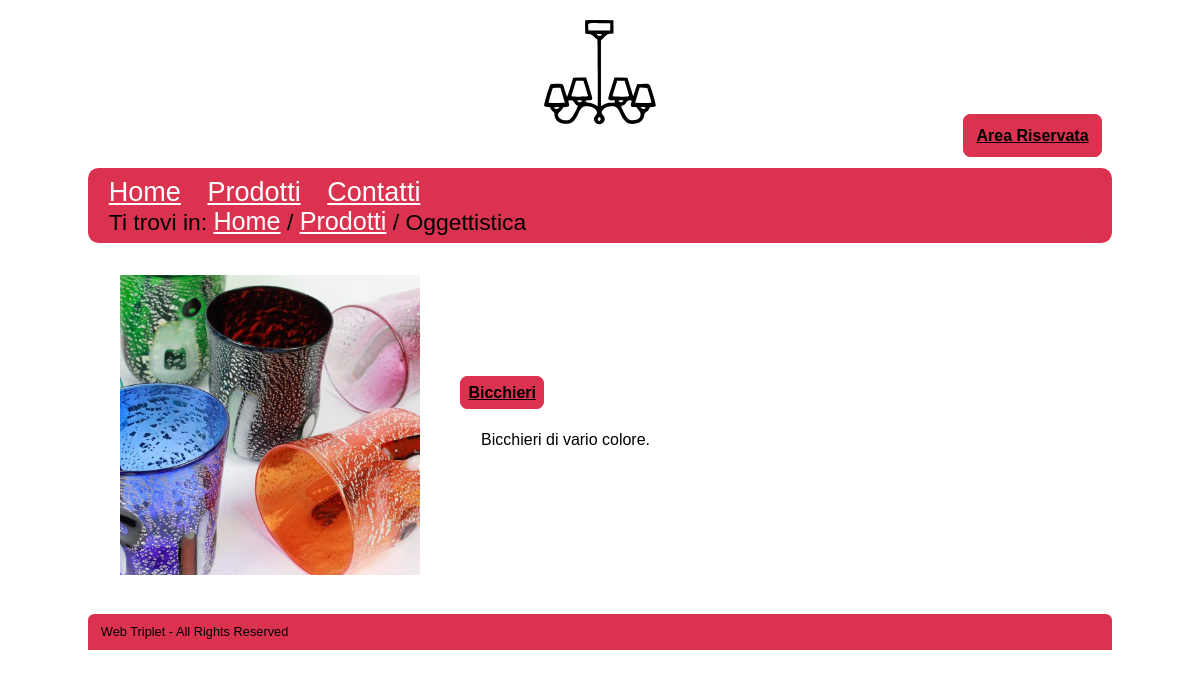
Before: /categorie.php?cat=3 with the older database file.
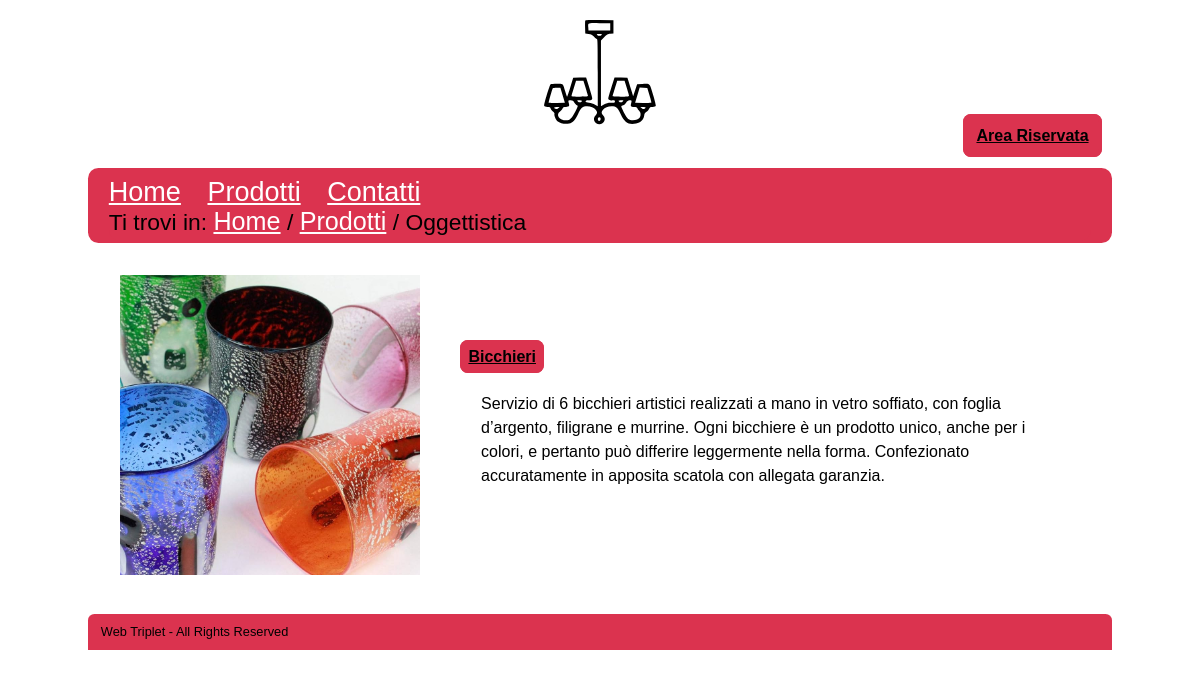
After: the same page with the newer database file.
### tables this page shows
CREATE TABLE IF NOT EXISTS `categoria` (
  `id_categoria` int(100) NOT NULL AUTO_INCREMENT,
  `Nome` varchar(100) NOT NULL,
  `Descrizione` varchar(500) DEFAULT NULL,
  UNIQUE KEY `id_categoria` (`id_categoria`)
);

CREATE TABLE IF NOT EXISTS `immagini` (
  `id_prodotto` int(100) NOT NULL,
  `id_categoria` int(100) NOT NULL,
  `path` varchar(500) NOT NULL,
  `alt_img` text DEFAULT NULL,
  UNIQUE KEY `path` (`path`),
  KEY `id_prodotto` (`id_prodotto`,`id_categoria`)
);

CREATE TABLE IF NOT EXISTS `prodotti` (
  `id_prodotto` int(100) NOT NULL AUTO_INCREMENT,
  `id_categoria` int(100) NOT NULL,
  `Nome` varchar(100) NOT NULL,
  `Descrizione` varchar(500) NOT NULL,
  PRIMARY KEY (`id_prodotto`,`id_categoria`),
  KEY `prodotti` (`id_categoria`)
);

### PHP/connessione2.php (called while the page is built, shortened)
<?php
class DBAccess
{
    private static function startConnection()
    {
        try {
            return new mysqli(DBAccess::HOST_DB, DBAccess::USERNAME, DBAccess::PASSWORD, DBAccess::DATABASE_NAME);
        } catch (Exception $e) {
            http_response_code(500);
            if(isset($_SESSION["ruolo"])) {
                if($_SESSION["ruolo"] == "user") {
                    echo file_get_contents(dirname(__FILE__) . "/../HTML/500Utente.html");
                } elseif($_SESSION["ruolo"] == "admin") {
                    echo file_get_contents(dirname(__FILE__) . "/../HTML/500Amministratore.html");
                }
            } else {
                echo file_get_contents(dirname(__FILE__) . "/../HTML/500Semplice.html");
            }
            die();
        }
    }
    public static function dbQuery($query, ...$parametri)
    {
        $connection = self::startConnection();
        $stmt = $connection->prepare($query);
        if (count($parametri) > 0) {
            $stmt->bind_param(str_repeat("s", count($parametri)), ...$parametri);
        }
        $stmt->execute();
        $queryResult = $stmt->get_result();
        $select = false;
        if (strpos($query, "SELECT") === 0) {
            $select = true;
        }
        if ($select) {
            $result = array();
            while ($row = mysqli_fetch_assoc($queryResult)) {
                array_push($result, $row);
            }
            if (empty($result)) {
                return null;
            } else {
                return $result;
            }
        } else {
            $connection->close();
            return true;
        }
    }
}
?>

### categorie.php (the view, shortened to what this page needs)
<?php
require_once "PHP/class.php";
$replace = "";
$keywords = "";
if(isset($_GET["cat"])){
    $result3 = Access::getKeyWordsCategoria($_GET["cat"]);
    if (!empty($result3)&& isset($result3)) {
        for ($i = 0; $i < count($result3); $i++) {
            if ($i == count($result3) - 1) {
                $keywords .= $result3[$i]["Nome"];
            } else {
                $keywords .= $result3[$i]["Nome"] . ", ";
            }
        }
    }
}
if (isset($_GET["cat"])) {
    $result = Access::getProductsbyCategory($_GET["cat"]);
    if (isset($_SESSION["username"])) {
        $template = Access::getHeader(Access::getCategoryName($_GET["cat"]), "Lista delle categorie presenti nel nostro catalogo di oggetti.", "Categorie, Prodotti, Oggettistica di vetro, ".$keywords, $_SESSION["ruolo"], "Prodotti", "categorie.php");
    } else {
        $template = Access::getHeader(Access::getCategoryName($_GET["cat"]), "Lista delle categorie presenti nel nostro catalogo di oggetti.", "Categorie, Prodotti, Oggettistica di vetro, ".$keywords, null, "Prodotti", "categorie.php");
    }
    $template .= file_get_contents('HTML/categorie.html');
    if (!empty($result)) {
        $ElencoProdot = "";
        for ($i = 0; $i < count($result); $i++) {
            $ElencoProdot .= '<div class="conteg-container" role="group" aria-label="Categoria">
            <div class="img-categ"><img src="'. $result[$i]["path"] . '" alt="' . $result[$i]["alt_img"] . '" width="300" height="300"/></div>
            <div class="text-container"><div class="link-class"><a href="prodotto.php?prod=' . $result[$i]['id_prodotto'] . '">' . $result[$i]['Nome'] . '</a></div>
            <div class="desc-categ">' . $result[$i]['Descrizione'] . '</div></div></div>';
        }
        $replace = array("" => $ElencoProdot);
    }
}
foreach ($replace as $key => $value) {
    $HTMLPage = str_replace($key, $value, $template);
}
echo $HTMLPage;
?>

### PHP/class.php (shortened to what this page needs)
<?php
require_once "connessione2.php";
class Access
{
    public static function getCategoryName($id_categoria)
    {
        $result = DBAccess::dbQuery("SELECT DISTINCT Nome FROM categoria WHERE id_categoria = ?", $id_categoria);
        if ($result !== false && $result !== null) {
            $result = $result[0]['Nome'];
        }
        return $result;
    }
    public static function getProductsbyCategory($id_categoria)
    {
        return DBAccess::dbQuery("SELECT `prodotti`.`id_prodotto`,`prodotti`.`id_categoria`,`prodotti`.`Nome`,`prodotti`.`Descrizione`, `immagini`.`path`,`immagini`.`alt_img`
        FROM `prodotti` LEFT JOIN `immagini` ON `prodotti`.`id_prodotto`=`immagini`.`id_prodotto` AND `prodotti`.`id_categoria`=`immagini`.`id_categoria`
        WHERE `prodotti`.`id_categoria`= ?
        GROUP BY `prodotti`.`id_prodotto`", $id_categoria);
    }
    public static function getKeyWordsCategoria($id_categ)
    {
        return DBAccess::dbQuery("SELECT `Nome` FROM `tags` WHERE `categoria` = ? LIMIT 20", $id_categ);
    }
    public static function getHeader($title, $description, $keywords, $ruolo = null, $category = null, $linkcategory = null, $uppercategory = null, $linkuppercategory = null, $noindex = false)
    {
        $pagina = "";
        if ($ruolo == "user") {
            $pagina = file_get_contents("HTML/headerUtente.html");
        } elseif ($ruolo == "admin") {
            $pagina = file_get_contents("HTML/headerAmministratore.html");
        } else {
            $pagina = file_get_contents("HTML/headerSemplice.html");
        }
        $pagina = str_replace('<title></title>', '<title>' . Access::deletelang($title) . ' - Véro</title>', $pagina);
        $pagina = str_replace('<meta name="description" content="" />', '<meta name="description" content="' . Access::deletelang($description) . '" />', $pagina);
        $pagina = str_replace('<meta name="keywords" content="" />', '<meta name="keywords" content="' . Access::deletelang($keywords) . '" />', $pagina);
        if ($uppercategory !== null) {
            $breadcrumb = '<p>Ti trovi in: <a href="index.php" lang="en">Home</a> / <a href="' . $linkuppercategory . '">' . $uppercategory . '</a> / ' . '<a href="' . $linkcategory . '">' . $category . '</a> / ' . $title . '</p>';
        } elseif ($category !== null) {
            $breadcrumb = '<p>Ti trovi in: <a href="index.php" lang="en">Home</a> / ' . ' <a href="' . $linkcategory . '">' . $category . '</a> / ' . $title . '</p>';
        } elseif ($title != "Home") {
            $breadcrumb = '<p>Ti trovi in: <a href="index.php" lang="en">Home</a> / ' . $title . '</p>';
        } else {
            $breadcrumb = '<p>Ti trovi in: <span lang="en">Home</span></p>';
        }
        $pagina = str_replace('<p>Ti trovi in: <span lang="en">Home</span></p>', $breadcrumb, $pagina);
        $pagina2 = Access::lang($pagina);
        return $pagina2;
    }
    public static function lang($str, $link = false)
    {
        $pattern = "#\[(.+?)\]#";
        preg_match_all($pattern, $str, $match);
        $match = $match[0];
        $match = array_unique($match);
        $value = array();
        for ($i = 0; $i < count($value); $i++) {
            $str = str_replace($match[$i], $value[$i], $str);
        }
        return $str;
    }
    public static function deletelang($str)
    {
        $pattern = "#\[(.+?)\]#";
        preg_match_all($pattern, $str, $match);
        $match = $match[0];
        $match = array_unique($match);
        return $str;
    }
}

### CSS/style.css (style rules this page uses)
* { padding: 0em; margin: 0em; }
:root { --visitedcolor: #000000; --linkcolor: #FFFFFF; --bgfuncolor: #DB334F; --bgcolor: #FFFFFF; --txtcolor: #000000; --shadowcolor: #d2d2d2; }
html, body { font-size: 100%; font-family: "Verdana", sans-serif; line-height: 1.5em; background-color: var(--bgcolor); color: var(--txtcolor); margin: auto; }
body { max-width: 1024px; }
h1,h2 { text-align: center; }
#nomemenu h1 { background-image: url('../img/logo_vetrina.svg'); background-repeat: no-repeat; background-position: center; background-size: contain; text-indent: -9999px; line-height: 1.5em; font-size: 6em; }
#riservata { text-align: right; }
#box { background-color: var(--bgfuncolor); padding: 0.3em 1em 0.1em 1.0em; border-radius: 0.5em 0.5em 0.5em 0.5em; font-size: 1.3em; }
@media (orientation: landscape) and (min-width: 790px) { #box { background-color: var(--bgfuncolor); padding: 0.6em 1em 0.1em 1.0em; border-radius: 0.5em 0.5em 0.5em 0.5em; } }
#menu { text-align: center; }
#menu ul { list-style-type: none; display: inline-block; text-align: left; }
#menu ul li { margin-top: 1em; text-align: center; }
@media (orientation: landscape) and (min-width: 790px) { #menu { text-align: left; } }
@media (orientation: landscape) and (min-width: 790px) { #menu ul li { display: inline; padding-right: 1em; } }
a { background-color: var(--bgfuncolor); }
a:link { color: var(--linkcolor); }
#box a { background-color: var(--bgfuncolor); font-size: 1.3em; }
#box a:link { color: var(--linkcolor); font-size: 1.3em; }
#breadcrumb { background-color: var(--bgfuncolor); padding: 0.1em 0em 0.3em 0em; border-radius: 0px 0px 0.5em 0.5em; font-size: 1.1em; }
#breadcrumb a:link { font-size: 1.1em; }
#footer { font-size: 0.8em; background-color: var(--bgfuncolor); padding: 0.5em 1em 0.5em 1em; border-radius: 0.5em 0.5em 0em 0em; }
.conteg-container { display: flex; align-items: center; text-align: left; margin: 1em; }
.img-categ img { max-width: 300px; width: auto; height: auto; margin: 1%; }
.link-class a { color: var(--visitedcolor); border-radius: 0.5em; font-weight: bold; font-size: 2.5em; border: 0.5em solid var(--bgfuncolor); padding:1%; margin: 3%; }
.text-container { display: flex; flex-direction: column; flex-grow: 1; height: auto; width: auto; margin: 5%; line-height: 1.5; }
.desc-categ { width: auto; height: 100%; margin:0.5em; font-size: 2.5em; margin-left: auto; margin-right: auto; padding: 5%; }
#riservata a { color: var(--visitedcolor); font-weight: bold; font-size: 1em; line-height: 1.5; border: 0.2em solid var(--bgfuncolor); border-radius: 0.5em; padding:1%; margin: 1%; position:relative; bottom: 20px; }
@media (orientation: landscape) and (min-width: 600px) { #riservata a { color: var(--visitedcolor); font-weight: bold; font-size: 100%; line-height: 1.5; border: 0.2em solid var(--bgfuncolor); border-radius: 0.5em; padding:1%; margin: 1%; position:relative; bottom: 20px; } }
@media (orientation: landscape) and (min-width: 600px) { .conteg-container { display: flex; align-items: center; text-align: left; margin: 1em; cursor: pointer; transition: border 0.3s; border: 1px solid transparent; } }
@media (orientation: landscape) and (min-width: 600px) { .img-categ img { max-width: 300px; height: auto; width: auto; margin: 5%; } }
@media (orientation: landscape) and (min-width: 600px) { .link-class a { color: var(--visitedcolor); font-weight: bold; font-size: 100%; line-height: 1.5; border: 0.5em solid var(--bgfuncolor); border-radius: 0.5em; padding:0; margin: 1%; } }
@media (orientation: landscape) and (min-width: 600px) { .text-container { display: flex; flex-direction: column; flex-grow: 1; height: auto; width: auto; margin: 5%; line-height: 1.5; } }
@media (orientation: landscape) and (min-width: 600px) { .desc-categ { width: auto; height: 100%; margin:0.5em; font-size: 100%; margin-left: 2%; margin-right: auto; padding: 2.5% } }

Changed rows visible on the page:
changed through a linked row, immagini "Bicchieri": prodotti.Descrizione "Bicchieri di vario colore." → "Servizio di 6 bicchieri artistici realizzati a mano in vetro soffiato, con foglia d’argento, filigrane e murrine. Ogni bicchiere è un prodotto unico, anche per i colori, e pertanto può differire leggermente nella forma. Confezionato accuratamente in apposita scatola con allegata garanzia."
